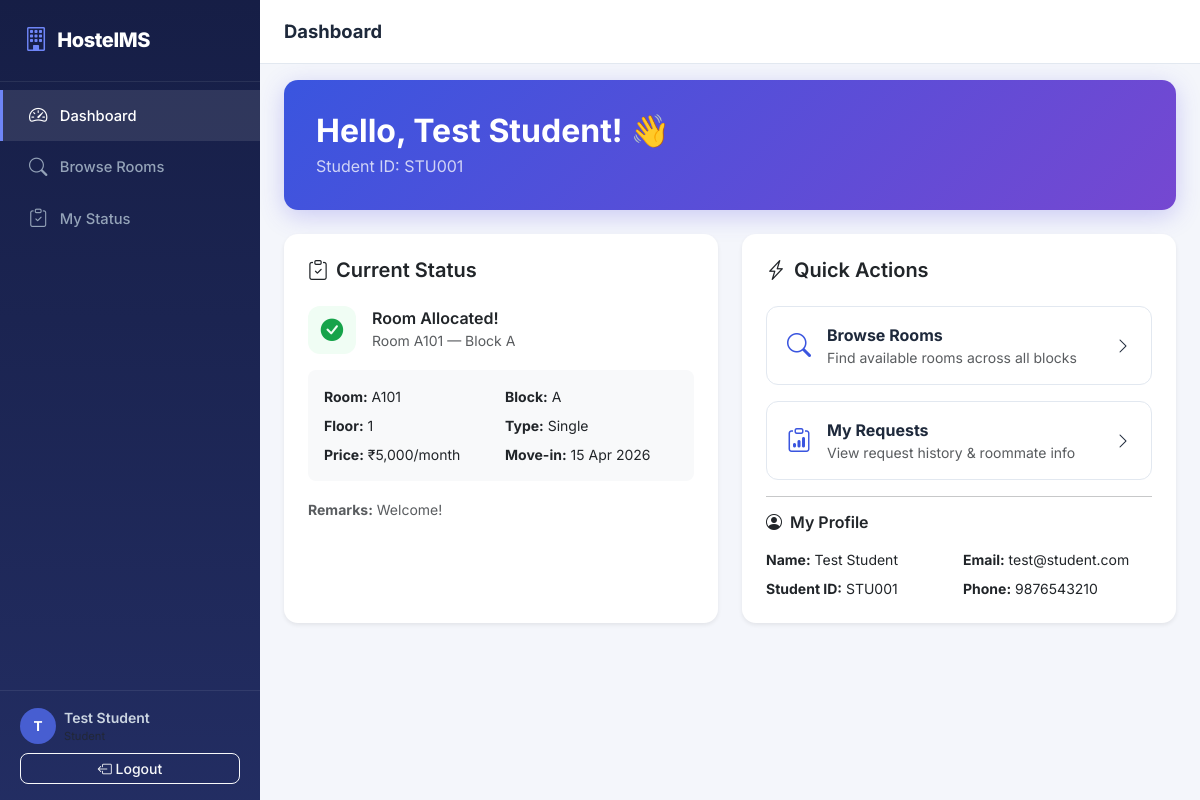
The page /student/dashboard (signed in) on the database its author committed.
### models.py (models this page shows, shortened)
class User(UserMixin, db.Model):
    __tablename__ = "users"
    id         = db.Column(db.Integer, primary_key=True)
    name       = db.Column(db.String(100), nullable=False)
    email      = db.Column(db.String(120), unique=True, nullable=False)
    password   = db.Column(db.String(256), nullable=False)          # hashed
    role       = db.Column(db.String(10), nullable=False, default="student")  # admin | student
    student_id = db.Column(db.String(20), unique=True, nullable=True)        # NULL for admins
    phone      = db.Column(db.String(15), nullable=True)
    created_at = db.Column(db.DateTime, default=datetime.utcnow)
    requests = db.relationship("AllocationRequest", backref="student",
                               foreign_keys="AllocationRequest.student_id",
                               lazy=True)

class Room(db.Model):
    __tablename__ = "rooms"
    id          = db.Column(db.Integer, primary_key=True)
    room_number = db.Column(db.String(10), unique=True, nullable=False)
    block       = db.Column(db.String(5), nullable=False)          # A, B, C, D
    floor       = db.Column(db.Integer, nullable=False)
    room_type   = db.Column(db.String(10), nullable=False)         # single | double | triple
    price       = db.Column(db.Float, nullable=False)
    capacity    = db.Column(db.Integer, nullable=False)
    amenities   = db.Column(db.String(255), nullable=True)         # comma-separated
    status      = db.Column(db.String(10), nullable=False, default="vacant")  # vacant | occupied
    allocations = db.relationship("AllocationRequest", backref="room", lazy=True)

class AllocationRequest(db.Model):
    __tablename__ = "allocation_requests"
    id            = db.Column(db.Integer, primary_key=True)
    student_id    = db.Column(db.Integer, db.ForeignKey("users.id"), nullable=False)
    room_id       = db.Column(db.Integer, db.ForeignKey("rooms.id"), nullable=False)
    request_date  = db.Column(db.DateTime, default=datetime.utcnow)
    status        = db.Column(db.String(10), nullable=False, default="pending")  # pending | approved | rejected
    approved_by   = db.Column(db.Integer, db.ForeignKey("users.id"), nullable=True)
    move_in_date  = db.Column(db.Date, nullable=True)
    remarks       = db.Column(db.Text, nullable=True)
    approver = db.relationship("User", foreign_keys=[approved_by], lazy=True)

### routes/student.py (the view)
@student_bp.route("/dashboard")
@login_required
@student_required
def dashboard():
    latest_request = (
        AllocationRequest.query
        .filter_by(student_id=current_user.id)
        .order_by(AllocationRequest.request_date.desc())
        .first()
    )
    assigned_room = None
    if latest_request and latest_request.status == "approved":
        assigned_room = Room.query.get(latest_request.room_id)
    return render_template(
        "student/dashboard.html",
        latest_request=latest_request,
        assigned_room=assigned_room,
    )

### app.py (called while the page is built)
@login_manager.user_loader
def load_user(user_id):
    return User.query.get(int(user_id))

### routes/student.py (called while the page is built)
def student_required(f):
    @wraps(f)
    def decorated_function(*args, **kwargs):
        if not current_user.is_authenticated or current_user.role != "student":
            flash("Access denied. Students only.", "danger")
            return redirect(url_for("login"))
        return f(*args, **kwargs)
    return decorated_function

### templates/student/dashboard.html (shortened to what this page needs)
{% extends "layout_auth.html" %}
{% block page_title %}Dashboard{% endblock %}
{% block content %}
<div class="welcome-banner mb-4">
    <div class="row align-items-center">
        <div class="col">
            <h2 class="fw-bold mb-1">Hello, {{ current_user.name }}! 👋</h2>
            <p class="mb-0 opacity-75">Student ID: {{ current_user.student_id }}</p>
        </div>
    </div>
</div>
<div class="row g-4">
    <div class="col-lg-6">
        <div class="card border-0 shadow-sm h-100">
            <div class="card-header bg-transparent border-0 pt-4 px-4">
                <h5 class="fw-semibold mb-0"><i class="bi bi-clipboard-check me-2"></i>Current Status</h5>
            </div>
            <div class="card-body px-4 pb-4">
                {% if latest_request %}
                <div class="d-flex align-items-center gap-3 mb-3">
                    <div class="status-icon-lg
                        {% if latest_request.status == 'approved' %}status-icon--approved
                        {% elif latest_request.status == 'pending' %}status-icon--pending
                        {% else %}status-icon--rejected{% endif %}">
                        {% if latest_request.status == 'approved' %}
                        <i class="bi bi-check-circle-fill"></i>
                        {% elif latest_request.status == 'pending' %}
                        <i class="bi bi-hourglass-split"></i>
                        {% else %}
                        <i class="bi bi-x-circle-fill"></i>
                        {% endif %}
                    </div>
                    <div>
                        <h6 class="mb-0 fw-semibold">
                            {% if latest_request.status == 'approved' %}Room Allocated!
                            {% elif latest_request.status == 'pending' %}Request Pending
                            {% else %}Request Rejected{% endif %}
                        </h6>
                        <small class="text-muted">Room {{ latest_request.room.room_number }} — Block {{ latest_request.room.block }}</small>
                    </div>
                </div>
                {% if latest_request.status == 'approved' and assigned_room %}
                <div class="bg-light rounded-3 p-3">
                    <div class="row g-2 small">
                        <div class="col-6"><strong>Room:</strong> {{ assigned_room.room_number }}</div>
                        <div class="col-6"><strong>Block:</strong> {{ assigned_room.block }}</div>
                        <div class="col-6"><strong>Floor:</strong> {{ assigned_room.floor }}</div>
                        <div class="col-6"><strong>Type:</strong> {{ assigned_room.room_type|capitalize }}</div>
                        <div class="col-6"><strong>Price:</strong> ₹{{ "{:,.0f}".format(assigned_room.price) }}/month</div>
                        <div class="col-6"><strong>Move-in:</strong> {{ latest_request.move_in_date.strftime('%d %b %Y') if latest_request.move_in_date else '—' }}</div>
                    </div>
                </div>
                {% endif %}
                {% if latest_request.remarks %}
                <div class="mt-3">
                    <small class="text-muted"><strong>Remarks:</strong> {{ latest_request.remarks }}</small>
                </div>
                {% endif %}
                {% endif %}
            </div>
        </div>
    </div>
    <div class="col-lg-6">
        <div class="card border-0 shadow-sm h-100">
            <div class="card-header bg-transparent border-0 pt-4 px-4">
                <h5 class="fw-semibold mb-0"><i class="bi bi-lightning-charge me-2"></i>Quick Actions</h5>
            </div>
            <div class="card-body px-4 pb-4">
                <div class="d-grid gap-3">
                    <a href="{{ url_for('student.browse_rooms') }}" class="quick-action-btn">
                        <i class="bi bi-search fs-4"></i>
                        <div>
                            <strong>Browse Rooms</strong>
                            <small class="d-block text-muted">Find available rooms across all blocks</small>
                        </div>
                        <i class="bi bi-chevron-right ms-auto"></i>
                    </a>
                    <a href="{{ url_for('student.my_status') }}" class="quick-action-btn">
                        <i class="bi bi-clipboard-data fs-4"></i>
                        <div>
                            <strong>My Requests</strong>
                            <small class="d-block text-muted">View request history & roommate info</small>
                        </div>
                        <i class="bi bi-chevron-right ms-auto"></i>
                    </a>
                </div>
                <hr>
                <h6 class="fw-semibold mb-3"><i class="bi bi-person-circle me-1"></i> My Profile</h6>
                <div class="row g-2 small">
                    <div class="col-sm-6"><strong>Name:</strong> {{ current_user.name }}</div>
                    <div class="col-sm-6"><strong>Email:</strong> {{ current_user.email }}</div>
                    <div class="col-sm-6"><strong>Student ID:</strong> {{ current_user.student_id }}</div>
                    <div class="col-sm-6"><strong>Phone:</strong> {{ current_user.phone or '—' }}</div>
                </div>
            </div>
        </div>
    </div>
</div>
{% endblock %}

### templates/layout_auth.html (shortened to what this page needs)
{% extends "base.html" %}
{% block body %}
<div class="d-flex" id="wrapper">
    <nav id="sidebar" class="sidebar d-flex flex-column">
        <div class="sidebar-brand">
            <i class="bi bi-building"></i>
            <span>HostelMS</span>
        </div>
        <ul class="nav flex-column mt-2 flex-grow-1">
            {% if current_user.role == 'admin' %}
            <li class="nav-item">
                <a class="nav-link {% if request.endpoint == 'admin.dashboard' %}active{% endif %}"
                   href="{{ url_for('admin.dashboard') }}">
                    <i class="bi bi-speedometer2"></i> Dashboard
                </a>
            </li>
            <li class="nav-item">
                <a class="nav-link {% if request.endpoint and 'admin.room' in request.endpoint %}active{% endif %}"
                   href="{{ url_for('admin.rooms') }}">
                    <i class="bi bi-door-open"></i> Rooms
                </a>
            </li>
            <li class="nav-item">
                <a class="nav-link {% if request.endpoint == 'admin.students' %}active{% endif %}"
                   href="{{ url_for('admin.students') }}">
                    <i class="bi bi-people"></i> Students
                </a>
            </li>
            <li class="nav-item">
                <a class="nav-link {% if request.endpoint == 'admin.requests_list' %}active{% endif %}"
                   href="{{ url_for('admin.requests_list') }}">
                    <i class="bi bi-envelope-paper"></i> Requests
                </a>
            </li>
            {% else %}
            <li class="nav-item">
                <a class="nav-link {% if request.endpoint == 'student.dashboard' %}active{% endif %}"
                   href="{{ url_for('student.dashboard') }}">
                    <i class="bi bi-speedometer2"></i> Dashboard
                </a>
            </li>
            <li class="nav-item">
                <a class="nav-link {% if request.endpoint == 'student.browse_rooms' %}active{% endif %}"
                   href="{{ url_for('student.browse_rooms') }}">
                    <i class="bi bi-search"></i> Browse Rooms
                </a>
            </li>
            <li class="nav-item">
                <a class="nav-link {% if request.endpoint == 'student.my_status' %}active{% endif %}"
                   href="{{ url_for('student.my_status') }}">
                    <i class="bi bi-clipboard-check"></i> My Status
                </a>
            </li>
            {% endif %}
        </ul>
        <div class="sidebar-footer">
            <div class="d-flex align-items-center gap-2 mb-2">
                <div class="avatar-circle">
                    {{ current_user.name[0]|upper }}
                </div>
                <div class="overflow-hidden">
                    <div class="fw-semibold text-truncate small">{{ current_user.name }}</div>
                    <div class="text-muted" style="font-size:.7rem">{{ current_user.role|capitalize }}</div>
                </div>
            </div>
            <a href="{{ url_for('logout') }}" class="btn btn-outline-light btn-sm w-100">
                <i class="bi bi-box-arrow-left"></i> Logout
            </a>
        </div>
    </nav>
    <div id="page-content" class="flex-grow-1">
        <nav class="topbar d-flex align-items-center">
            <h1 class="topbar-title mb-0">{% block page_title %}Dashboard{% endblock %}</h1>
        </nav>
        <div class="container-fluid px-4 pt-3">
        </div>
        <main class="container-fluid px-4 pb-5">
            {% block content %}{% endblock %}
        </main>
    </div>
</div>
{% endblock %}

### static/css/style.css (style rules this page uses)
:root { --font-family: 'Inter', -apple-system, BlinkMacSystemFont, 'Segoe UI', sans-serif; --primary-hue: 230; --primary: hsl(var(--primary-hue), 72%, 55%); --primary-dark: hsl(var(--primary-hue), 72%, 42%); --primary-light: hsl(var(--primary-hue), 72%, 95%); --bg-body: #f4f6fb; --bg-sidebar: linear-gradient(180deg, hsl(230, 52%, 18%) 0%, hsl(230, 48%, 26%) 100%); --sidebar-w: 260px; --topbar-h: 64px; --success: #16a34a; --warning: #eab308; --danger: #dc2626; --info: #0891b2; --shadow-sm: 0 1px 3px rgba(0,0,0,.08); --shadow-md: 0 4px 14px rgba(0,0,0,.1); --shadow-lg: 0 10px 30px rgba(0,0,0,.12); --ease: cubic-bezier(.4,0,.2,1); }
*, *::before, *::after { box-sizing: border-box; }
body { font-family: var(--font-family); background: var(--bg-body); color: #1e293b; margin: 0; -webkit-font-smoothing: antialiased; }
.sidebar { width: var(--sidebar-w); min-height: 100vh; background: var(--bg-sidebar); color: #cbd5e1; padding: 0; position: fixed; top: 0; left: 0; z-index: 1040; transition: transform .3s var(--ease); }
.sidebar-brand { display: flex; align-items: center; gap: .6rem; padding: 1.4rem 1.5rem; font-size: 1.25rem; font-weight: 800; color: #fff; letter-spacing: -.02em; border-bottom: 1px solid rgba(255,255,255,.08); }
.sidebar-brand i { font-size: 1.5rem; color: hsl(230, 90%, 70%); }
.sidebar .nav-link { color: #94a3b8; padding: .75rem 1.5rem; display: flex; align-items: center; gap: .65rem; font-size: .92rem; font-weight: 500; border-left: 3px solid transparent; transition: all .2s var(--ease); }
.sidebar .nav-link.active { color: #fff; background: rgba(255,255,255,.1); border-left-color: hsl(230, 90%, 70%); }
.sidebar .nav-link i { font-size: 1.15rem; width: 1.4rem; text-align: center; }
.sidebar-footer { padding: 1rem 1.25rem; border-top: 1px solid rgba(255,255,255,.08); }
.avatar-circle { width: 36px; height: 36px; border-radius: 50%; background: hsl(230, 60%, 55%); color: #fff; display: flex; align-items: center; justify-content: center; font-weight: 700; font-size: .85rem; flex-shrink: 0; }
#page-content { margin-left: var(--sidebar-w); min-height: 100vh; transition: margin-left .3s var(--ease); }
.topbar { height: var(--topbar-h); padding: 0 1.5rem; background: #fff; border-bottom: 1px solid #e2e8f0; position: sticky; top: 0; z-index: 1020; }
.topbar-title { font-size: 1.15rem; font-weight: 700; color: #1e293b; }
.card { border-radius: 14px; overflow: hidden; }
.welcome-banner { background: linear-gradient(135deg, hsl(230,72%,55%) 0%, hsl(260,60%,55%) 100%); color: #fff; border-radius: 14px; padding: 2rem 2rem; box-shadow: 0 6px 24px rgba(79,70,229,.25); }
.status-icon-lg { width: 48px; height: 48px; border-radius: 12px; display: flex; align-items: center; justify-content: center; font-size: 1.4rem; flex-shrink: 0; }
.status-icon--approved { background: #f0fdf4; color: var(--success); }
.quick-action-btn { display: flex; align-items: center; gap: 1rem; padding: 1rem 1.25rem; border: 1px solid #e2e8f0; border-radius: 12px; background: #fff; color: #1e293b; text-decoration: none; transition: all .2s var(--ease); }
.quick-action-btn i:first-child { color: var(--primary); }
.btn { border-radius: 8px; font-weight: 500; }

### rows shown on the page
User: name "T", name "Test Student", student_id "STU001", email "test@student.com", phone "9876543210"
Room: room.room_number "A101", room.block "A", room_number "A101", block "A", floor "1", room_type "Single", price "5,000"
AllocationRequest: move_in_date "15 Apr 2026", remarks "Welcome!"
